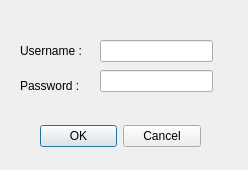
<?xml version="1.0" encoding="UTF-8"?>
<ui version="4.0">
 <class>Login</class>
 <widget class="QDialog" name="Login">
  <property name="geometry">
   <rect>
    <x>0</x>
    <y>0</y>
    <width>248</width>
    <height>170</height>
   </rect>
  </property>
  <property name="windowTitle">
   <string>Login to Del.icio.us</string>
  </property>
  <widget class="QDialogButtonBox" name="buttonBox">
   <property name="geometry">
    <rect>
     <x>40</x>
     <y>120</y>
     <width>161</width>
     <height>32</height>
    </rect>
   </property>
   <property name="orientation">
    <enum>Qt::Horizontal</enum>
   </property>
   <property name="standardButtons">
    <set>QDialogButtonBox::Cancel|QDialogButtonBox::Ok</set>
   </property>
  </widget>
  <widget class="QLineEdit" name="username">
   <property name="geometry">
    <rect>
     <x>100</x>
     <y>40</y>
     <width>113</width>
     <height>22</height>
    </rect>
   </property>
  </widget>
  <widget class="QLineEdit" name="password">
   <property name="geometry">
    <rect>
     <x>100</x>
     <y>70</y>
     <width>113</width>
     <height>22</height>
    </rect>
   </property>
   <property name="echoMode">
    <enum>QLineEdit::Password</enum>
   </property>
  </widget>
  <widget class="QLabel" name="username_label">
   <property name="geometry">
    <rect>
     <x>20</x>
     <y>40</y>
     <width>81</width>
     <height>21</height>
    </rect>
   </property>
   <property name="text">
    <string>Username :</string>
   </property>
  </widget>
  <widget class="QLabel" name="password_label">
   <property name="geometry">
    <rect>
     <x>20</x>
     <y>70</y>
     <width>81</width>
     <height>31</height>
    </rect>
   </property>
   <property name="text">
    <string>Password :</string>
   </property>
  </widget>
 </widget>
 <resources/>
 <connections>
  <connection>
   <sender>buttonBox</sender>
   <signal>accepted()</signal>
   <receiver>Login</receiver>
   <slot>accept()</slot>
   <hints>
    <hint type="sourcelabel">
     <x>248</x>
     <y>254</y>
    </hint>
    <hint type="destinationlabel">
     <x>157</x>
     <y>274</y>
    </hint>
   </hints>
  </connection>
  <connection>
   <sender>buttonBox</sender>
   <signal>rejected()</signal>
   <receiver>Login</receiver>
   <slot>reject()</slot>
   <hints>
    <hint type="sourcelabel">
     <x>316</x>
     <y>260</y>
    </hint>
    <hint type="destinationlabel">
     <x>286</x>
     <y>274</y>
    </hint>
   </hints>
  </connection>
 </connections>
</ui>
